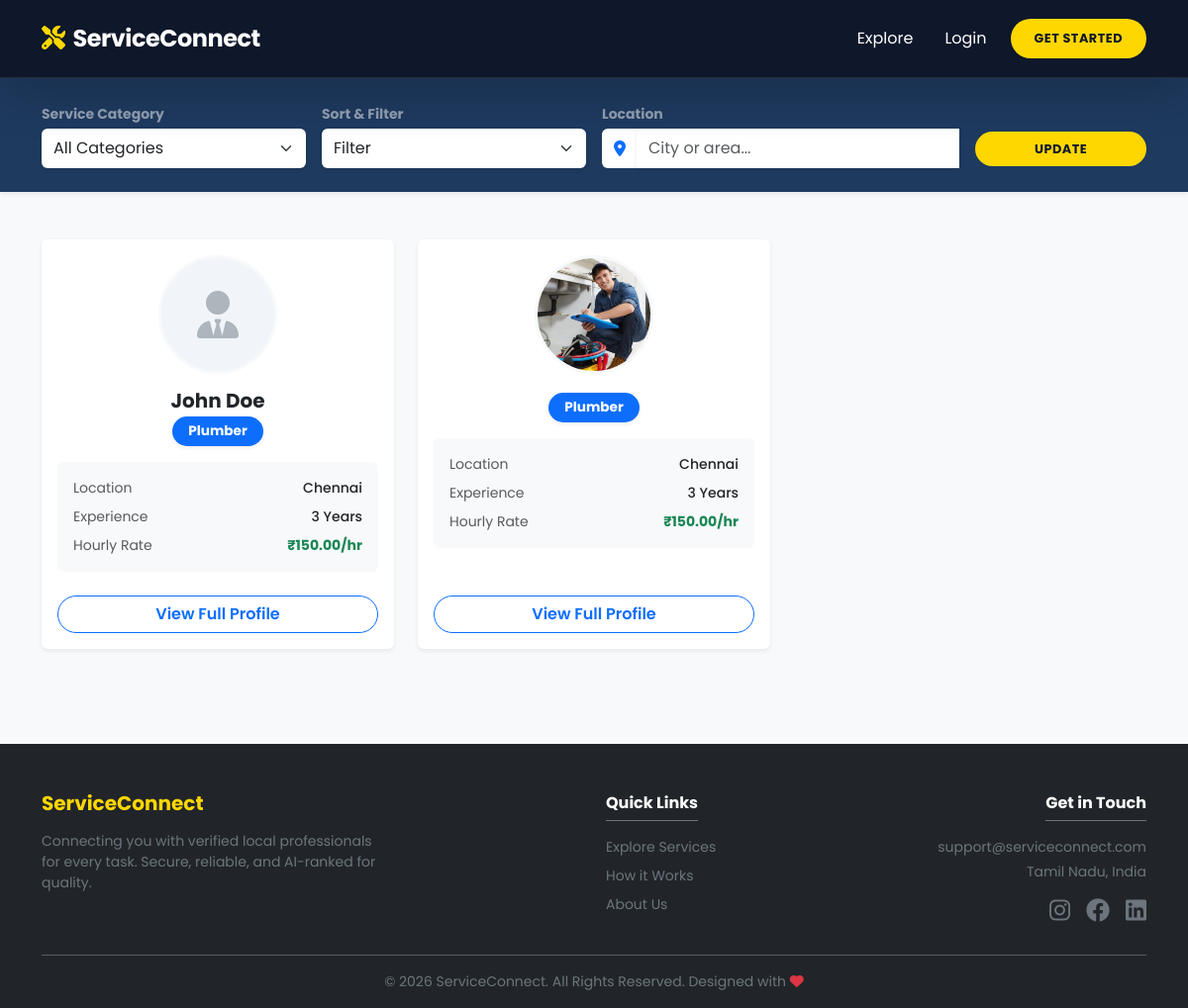
The page /search/ on the database as committed earlier.
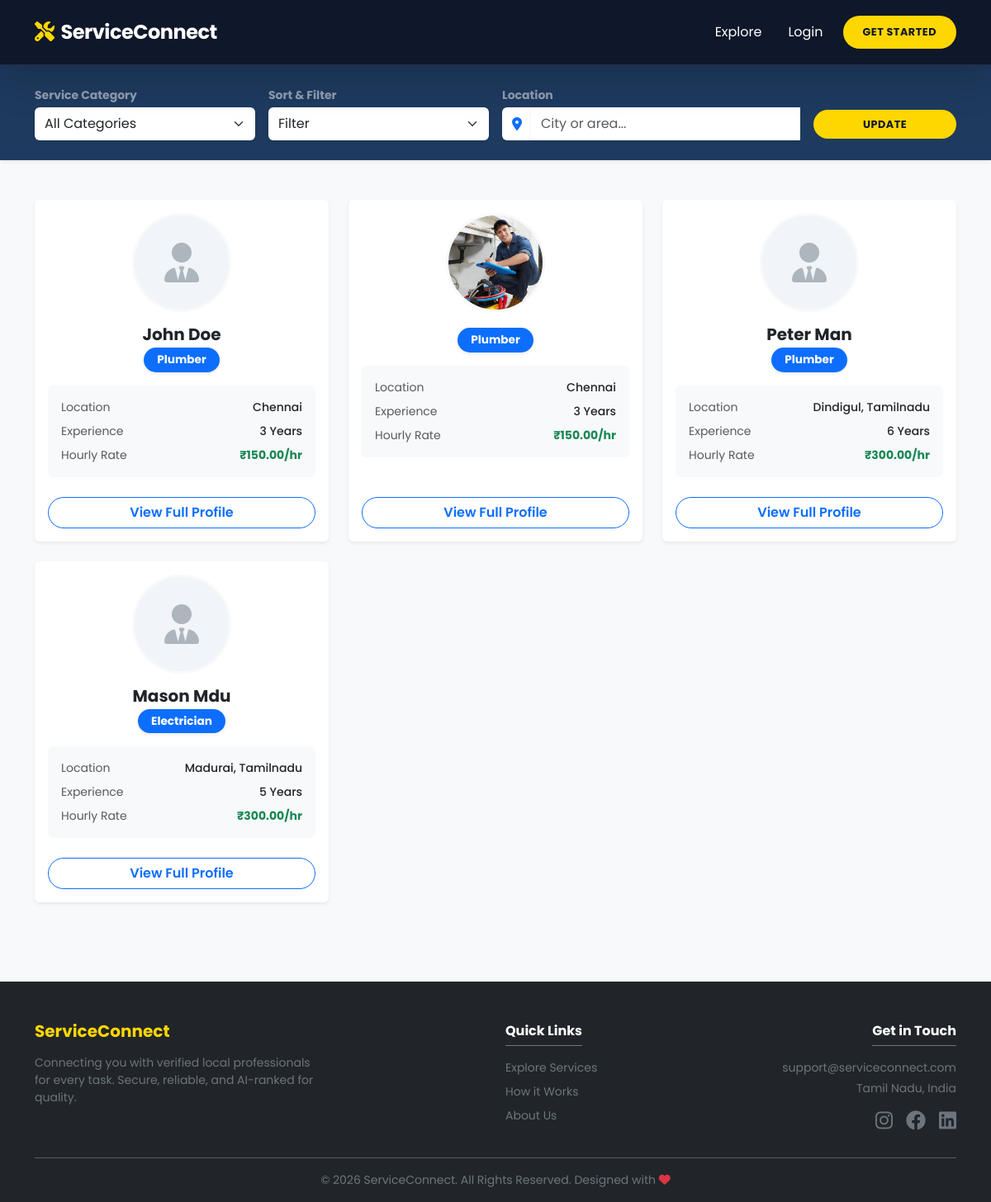
The same page on the database as committed later.
### accounts/models.py (models this page shows, shortened)
class ServiceProvider(models.Model):
    user = models.OneToOneField(User, on_delete=models.CASCADE, related_name='provider_profile')
    service_category = models.CharField(max_length=100)
    location = models.CharField(max_length=100)
    latitude = models.FloatField(null=True, blank=True)
    longitude = models.FloatField(null=True, blank=True)
    bio = models.TextField()
    experience_years = models.PositiveIntegerField()
    hourly_rate = models.DecimalField(max_digits=8, decimal_places=2)
    profile_picture = models.ImageField(upload_to='provider_pics/', blank=True, null=True)
    is_verified = models.BooleanField(default=True)
    recommendation_score = models.DecimalField(max_digits=3, decimal_places=2, default=0.0)

### services/views.py (the view)
# urls.py: path('search/', views.search_providers, name='search'),
def search_providers(request):
    category_query = request.GET.get('category', '')
    location_query = request.GET.get('location', '')
    filter_by = request.GET.get('filter_by', '')
    user_lat = request.GET.get('user_lat')
    user_lng = request.GET.get('user_lng')
    providers = ServiceProvider.objects.all()
    if category_query:
        providers = providers.filter(service_category=category_query)
    if location_query and not (user_lat and user_lng):
        providers = providers.filter(location__icontains=location_query)
    if "top_rated" in filter_by:
        providers = providers.annotate(avg_rating=Avg('received_reviews__rating'))
    providers_list = list(providers)
    if "nearby" in filter_by:
        if user_lat and user_lng:
            try:
                u_lat, u_lng = float(user_lat), float(user_lng)
                for p in providers_list:
                    if p.latitude is not None and p.longitude is not None:
                        p.distance_km = round(haversine(u_lat, u_lng, p.latitude, p.longitude), 1)
                    else:
                        p.distance_km = None
                if filter_by == "nearby_top_rated":
                    providers_list.sort(key=lambda x: (x.distance_km is None, x.distance_km, -(x.avg_rating or 0)))
                else:
                    providers_list.sort(key=lambda x: (x.distance_km is None, x.distance_km))
            except (ValueError, TypeError):
                pass
    elif filter_by == "top_rated":
        providers_list.sort(key=lambda x: (getattr(x, 'avg_rating', None) is None, -(getattr(x, 'avg_rating', 0) or 0)))
    else:
        providers_list.sort(key=lambda x: -x.recommendation_score)
    context = {
        'providers': providers_list,
        'category': category_query,
        'location': location_query,
        'filter_by': filter_by,
        'user_lat': user_lat,
        'user_lng': user_lng,
        'SERVICE_CATEGORIES': get_dynamic_categories(), # CHANGED HERE
    }
    return render(request, 'services/search_results.html', context)

### services/views.py (called while the page is built)
def get_dynamic_categories():
    try:
        db_cats = ServiceProvider.objects.exclude(service_category='').values_list('service_category', flat=True).distinct()
    except Exception:
        db_cats = []
    default_cats = ['plumber', 'electrician', 'cleaner', 'tutor', 'carpenter', 'painter', 'mechanic']
    all_cats = sorted(list(set(default_cats) | set(db_cats)))
    return [(cat.lower(), cat.title()) for cat in all_cats]

### templates/services/search_results.html (shortened to what this page needs)
{% extends 'base.html' %}
{% load static %}
{% block content %}
<section class="py-4 shadow-sm mb-5" style="background-color: #1E3A5F;">
    <div class="container">
        <form action="{% url 'search' %}" method="GET" class="row g-3 align-items-center">
            <div class="col-md-3">
                <label class="form-label text-white-50 small fw-bold mb-1">Service Category</label>
                <select name="category" class="form-select border-0 shadow-sm py-2">
                    <option value="">All Categories</option>
                </select>
            </div>
            <div class="col-md-3">
                <label class="form-label text-white-50 small fw-bold mb-1">Sort & Filter</label>
                <select name="filter_by" class="form-select border-0 shadow-sm py-2">
                    <option value="">Filter</option>
                </select>
            </div>
            <div class="col-md-4">
                <label class="form-label text-white-50 small fw-bold mb-1">Location</label>
                <div class="location-wrapper">
                    <div class="input-group">
                        <span class="input-group-text border-0 bg-white"><i class="fa-solid fa-location-dot text-primary"></i></span>
                        <input type="text" name="location" id="locationInput" class="form-control border-0 shadow-sm py-2" placeholder="City or area..." value="{{ location }}" autocomplete="off">
                    </div>
                </div>
            </div>
            <div class="col-md-2">
                <label class="form-label d-none d-md-block mb-1">&nbsp;</label>
                <button type="submit" class="btn btn-primary-custom w-100 py-2 fw-bold">Update</button>
            </div>
        </form>
    </div>
</section>
<div class="container mb-5">
    <div class="row g-4">
        {% for provider in providers %}
        <div class="col-md-6 col-lg-4">
            <div class="card h-100 shadow-sm border-0 p-3 provider-card-clean position-relative">
                {% if provider.profile_picture %}
                    <img src="{{ provider.profile_picture.url }}" class="provider-profile-pic" alt="{{ provider.user.get_full_name }}">
                {% else %}
                    <div class="provider-profile-pic placeholder-avatar mx-auto"><i class="fa-solid fa-user-tie fa-3x"></i></div>
                {% endif %}
                <h5 class="fw-bold mb-1 text-center">{{ provider.user.get_full_name }}</h5>
                <div class="text-center mb-3">
                    <span class="badge bg-primary text-white px-3 py-2 rounded-pill shadow-sm" style="font-size: 0.85rem;">
                        {{ provider.service_category|title }}
                    </span>
                </div>
                <div class="w-100 text-start small mb-4 bg-light p-3 rounded">
                    <div class="d-flex justify-content-between mb-2"><span class="text-muted">Location</span><span class="fw-medium">{{ provider.location }}</span></div>
                    <div class="d-flex justify-content-between mb-2"><span class="text-muted">Experience</span><span class="fw-medium">{{ provider.experience_years }} Years</span></div>
                    <div class="d-flex justify-content-between mb-0"><span class="text-muted">Hourly Rate</span><span class="text-success fw-bold">₹{{ provider.hourly_rate }}/hr</span></div>
                </div>
                <a href="{% url 'provider_profile' provider.id %}" class="btn btn-outline-primary rounded-pill w-100 fw-semibold mt-auto">View Full Profile</a>
            </div>
        </div>
        {% endfor %}
    </div>
</div>
{% endblock %}

### templates/base.html (shortened to what this page needs)
{% load static %}
<!DOCTYPE html>
<html lang="en">
<head>
    <link href="https://cdn.jsdelivr.net/npm/bootstrap@5.3.0/dist/css/bootstrap.min.css" rel="stylesheet">
    <link rel="stylesheet" href="https://cdnjs.cloudflare.com/ajax/libs/font-awesome/6.4.0/css/all.min.css">
    <link rel="stylesheet" href="{% static 'css/style.css' %}">
</head>
<body class="bg-light">
    <nav class="navbar navbar-expand-lg sticky-top py-3 shadow-lg">
        <div class="container">
            <a class="navbar-brand fw-bold" href="{% url 'home' %}">
                <i class="fa-solid fa-screwdriver-wrench me-2" style="color: #FFD700;"></i>ServiceConnect
            </a>
            <div class="collapse navbar-collapse" id="navbarNav">
                <ul class="navbar-nav ms-auto align-items-center">
                    <li class="nav-item"><a class="nav-link px-3" href="{% url 'home' %}">Explore</a></li>
                    {% if user.is_authenticated %}
                        <li class="nav-item"><a class="nav-link px-3" href="{% url 'my_bookings' %}">My Bookings</a></li>
                        {% if user.profile.is_provider %}
                            <li class="nav-item"><a class="nav-link px-3 fw-bold text-success" href="{% url 'provider_dashboard' %}">Dashboard</a></li>
                        {% endif %}
                        <li class="nav-item dropdown ms-lg-3">
                            <a class="nav-link dropdown-toggle btn btn-outline-light rounded-pill px-4" href="#" id="userDropdown" role="button" data-bs-toggle="dropdown">
                                Hi, {{ user.first_name|default:user.username }}
                            </a>
                            <ul class="dropdown-menu dropdown-menu-end shadow p-2">
                                <li>
                                    <form method="post" action="{% url 'logout' %}" class="px-2">
                                        {% csrf_token %}
                                        <button type="submit" class="btn btn-danger w-100 btn-sm">Logout</button>
                                    </form>
                                </li>
                            </ul>
                        </li>
                    {% else %}
                        <li class="nav-item"><a class="nav-link px-3" href="{% url 'login' %}">Login</a></li>
                        <li class="nav-item ms-lg-2">
                            <a class="btn btn-primary-custom" href="{% url 'register' %}">Get Started</a>
                        </li>
                    {% endif %}
                </ul>
            </div>
        </div>
    </nav>
    <main>
        {% block content %}{% endblock %}
    </main>
    <footer class="bg-dark text-white pt-5 pb-3 mt-5">
        <div class="container">
            <div class="row g-4 mb-4 text-center text-md-start">
                <div class="col-lg-4">
                    <h5 class="fw-bold mb-3" style="color: #FFD700;">ServiceConnect</h5>
                    <p class="text-secondary small">Connecting you with verified local professionals for every task. Secure, reliable, and AI-ranked for quality.</p>
                </div>
                <div class="col-6 col-md-4 col-lg-2 offset-lg-2">
                    <h6 class="fw-bold mb-3 text-white border-bottom border-secondary pb-2 d-inline-block">Quick Links</h6>
                    <ul class="list-unstyled small">
                        <li class="mb-2"><a href="{% url 'home' %}" class="text-secondary text-decoration-none">Explore Services</a></li>
                        <li class="mb-2"><a href="#" class="text-secondary text-decoration-none">How it Works</a></li>
                        <li class="mb-2"><a href="#" class="text-secondary text-decoration-none">About Us</a></li>
                    </ul>
                </div>
                <div class="col-6 col-md-4 col-lg-4 text-md-end">
                    <h6 class="fw-bold mb-3 text-white border-bottom border-secondary pb-2 d-inline-block">Get in Touch</h6>
                    <p class="text-secondary small mb-1">support@serviceconnect.com</p>
                    <p class="text-secondary small">Tamil Nadu, India</p>
                    <div class="d-flex gap-3 justify-content-center justify-content-md-end mt-3">
                        <a href="#" class="text-secondary"><i class="fa-brands fa-instagram fs-4"></i></a>
                        <a href="#" class="text-secondary"><i class="fa-brands fa-facebook fs-4"></i></a>
                        <a href="#" class="text-secondary"><i class="fa-brands fa-linkedin fs-4"></i></a>
                    </div>
                </div>
            </div>
            <hr class="opacity-25">
            <div class="text-center">
                <p class="small text-secondary mb-0">&copy; 2026 ServiceConnect. All Rights Reserved. Designed with <i class="fa-solid fa-heart text-danger"></i></p>
            </div>
        </div>
    </footer>
</body>
</html>

### static/css/style.css (style rules this page uses)
:root { --primary-dark: #0f172a; --primary-blue: #1E3A5F; --accent: #FFD700; --accent-hover: #f59e0b; --success: #10b981; --warning: #f59e0b; --grey-light: #f8fafc; }
body { font-family: 'Poppins', sans-serif; background-color: var(--grey-light); color: #334155; }
.navbar { background-color: var(--primary-dark) !important; border-bottom: 1px solid rgba(255,255,255,0.1); }
.navbar-brand, .nav-link { color: white !important; }
.btn-primary-custom { background: var(--accent); color: var(--primary-dark) !important; border: none; border-radius: 50rem; padding: 10px 24px; font-weight: 700; text-transform: uppercase; font-size: 0.8rem; letter-spacing: 0.5px; transition: all 0.3s ease; }
.location-wrapper { position: relative; display: flex; align-items: center; }
#locationInput { padding-right: 85px !important; }

### templates/base.html (style rules this page uses)
body { display: flex; flex-direction: column; min-height: 100vh; }
main { flex: 1 0 auto; }
.navbar-brand { font-size: 1.5rem; letter-spacing: -0.5px; }

### templates/services/search_results.html (style rules this page uses)
.provider-profile-pic { width: 120px; height: 120px; object-fit: cover; border-radius: 50%; border: 3px solid #f8f9fa; display: block; margin: 0 auto 15px; }
.placeholder-avatar { background: #f1f4f8; color: #adb5bd; display: flex; align-items: center; justify-content: center; }

Rows that differ between the two databases and show on the page:
added ServiceProvider: user.get_full_name "Peter Man", service_category "Plumber", location "Dindigul, Tamilnadu", experience_years "6", hourly_rate "300.00"
added ServiceProvider: user.get_full_name "Mason Mdu", service_category "Electrician", location "Madurai, Tamilnadu", experience_years "5", hourly_rate "300.00"
